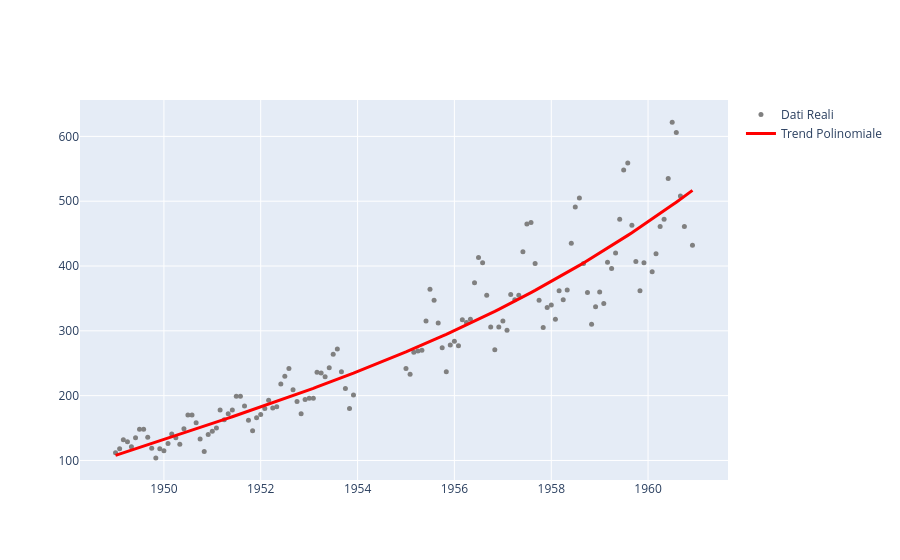

This figure's notebook cell:
### Code cell
X_train, X_test, Y_train, Y_test = train_test_split(X,Y, test_size=0.2)  #20% test, il resto training
modello = make_pipeline(PolynomialFeatures(3), LinearRegression())  #costruisco un modello con un polinomio di grado 3
modello.fit(X_train, Y_train)  #fitto il modello
Y_lineare=modello.predict(X_test)  #faccio il predict segueno un modello lineare

rmse_lineare = root_mean_squared_error(Y_test, Y_lineare)  #calcolo l'RMSE tra dati reali e predetti
print(rmse_lineare)  #visualizzo

figure = go.Figure()  #creo la figura

#aggiungo dati tramite scatterplot
figure.add_trace(go.Scatter(
    x=df["date"], 
    y=df["passengers"], 
    mode="markers", 
    name="Dati Reali",
    marker=dict(color='gray', size=5)
))

df["predict"]=modello.predict(X)  #creo una colonna che mi aiuti a predirre
df=df.sort_values("mese_numerico") #ordino oer mese in modo che la linea sul graifco non si intrecci

#aggiungo lo scatterplot che in base alla data mi da il predict
figure.add_trace(go.Scatter(
    x=df["date"], 
    y=df["predict"], 
    mode="lines", 
    name=f"Trend Polinomiale",
    line=dict(color="red", width=3)
))
figure.show()

### Figure 1 — Plotly figure (JSON) as saved in the notebook; plotly's stock layout.template omitted (floating-point values rounded to 4 significant figures; data arrays with more than 128 entries replaced by an {"elided": "..."} marker saying what was removed)
{"data": [{"marker": {"color": "gray", "size": 5}, "mode": "markers", "name": "Dati Reali", "type": "scatter", "x": {"elided": "130 str values"}, "y": {"elided": "130 float values"}}, {"line": {"color": "red", "width": 3}, "mode": "lines", "name": "Trend Polinomiale", "type": "scatter", "x": {"elided": "130 str values"}, "y": {"elided": "130 float values"}}], "layout": {}}
